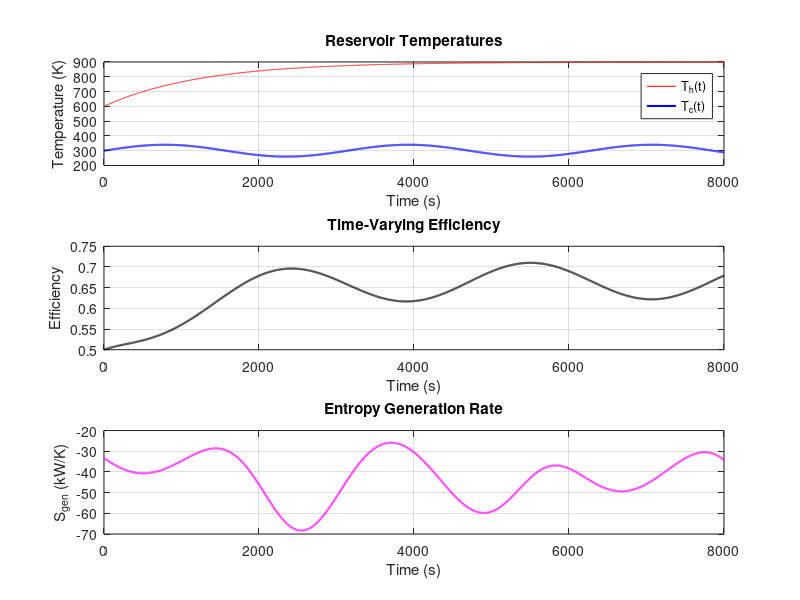

Here is the MATLAB script that generated this plot:
clear all;

% defining a time grid
t_start = 0;          
t_end   = 8000;       
N = 5000;             
t = linspace(t_start, t_end, N);

% Boundary temperatures(given) - 
Th = 900 - 300*exp(-0.0008*t);
Tc = 300 + 40*sin(0.002*t);

% Efficiency - 
eta = 1 - Tc./Th;

% Heat input - 
Qin = 20000*(1 + 0.3*sin(0.003*t));

% Instantaneous power output - 
P = eta .* Qin;

% Total work output - 
W_total = trapz(t, P);   % since P is in kW and t is in seconds

% rate of entropy generation 
Sgen = Qin./Th - Qin./Tc;

% Result : 
fprintf('Total work output = %.2f MJ\n', W_total/1000); % in MJ

 
% Plotting the results
figure;

subplot(3,1,3)
plot(t, Sgen, 'm', 'LineWidth', 1.5);
xlabel('Time (s)');
ylabel('{S}_{gen} (kW/K)');
title('Entropy Generation Rate');
grid on;

subplot(3,1,1)
plot(t, Th, 'r', t, Tc, 'b', 'LineWidth', 1.5);
xlabel('Time (s)');
ylabel('Temperature (K)');
legend('T_h(t)', 'T_c(t)');
title('Reservoir Temperatures');
grid on;

subplot(3,1,2)
plot(t, eta, 'k', 'LineWidth', 1.5);
xlabel('Time (s)');
ylabel('Efficiency');
title('Time-Varying Efficiency');
grid on;


